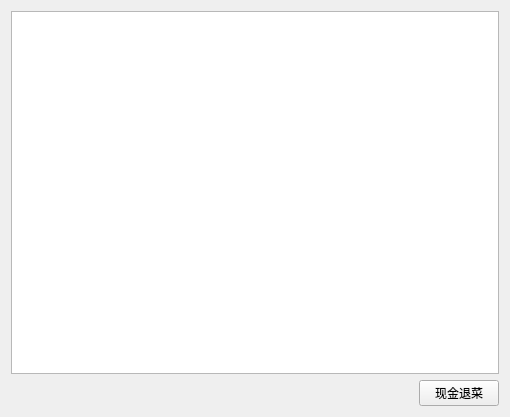
<?xml version="1.0" encoding="UTF-8"?>
<ui version="4.0">
 <class>BackWidget</class>
 <widget class="QWidget" name="BackWidget">
  <property name="geometry">
   <rect>
    <x>0</x>
    <y>0</y>
    <width>510</width>
    <height>417</height>
   </rect>
  </property>
  <property name="windowTitle">
   <string>Form</string>
  </property>
  <layout class="QGridLayout" name="gridLayout">
   <item row="0" column="0" colspan="2">
    <widget class="QTableView" name="tableView"/>
   </item>
   <item row="1" column="0">
    <spacer name="horizontalSpacer">
     <property name="orientation">
      <enum>Qt::Horizontal</enum>
     </property>
     <property name="sizeHint" stdset="0">
      <size>
       <width>408</width>
       <height>20</height>
      </size>
     </property>
    </spacer>
   </item>
   <item row="1" column="1">
    <widget class="QPushButton" name="pushButton_2">
     <property name="text">
      <string>现金退菜</string>
     </property>
    </widget>
   </item>
  </layout>
 </widget>
 <resources/>
 <connections/>
</ui>
